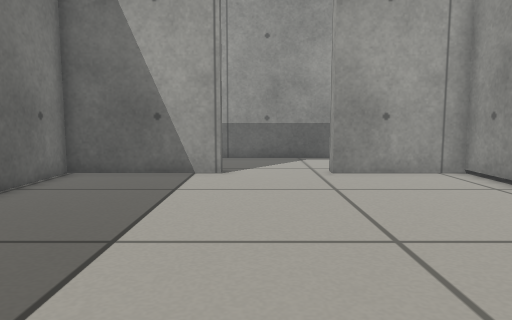
View 1 (above)

14 first-person views from a walk through a world built for the Gazebo simulator. The camera is 0.42 m above the floor, tilts 6° down and sees 70° across. The floor is counted in squares, 0.25 m on a side. Each view is taken from the middle of a square. On the plan, view 1 faces up. The plan holds only what a view shows up to about 17 squares ahead; the rest is blank.

View 2
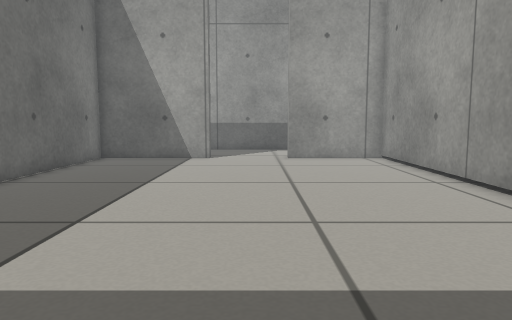

View 3
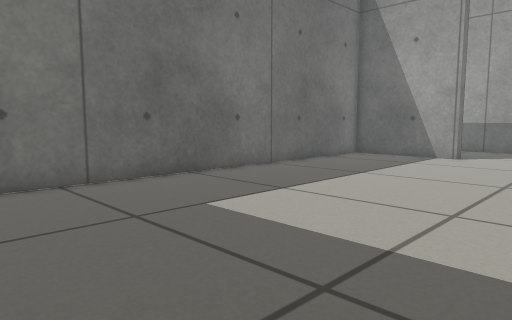

View 4
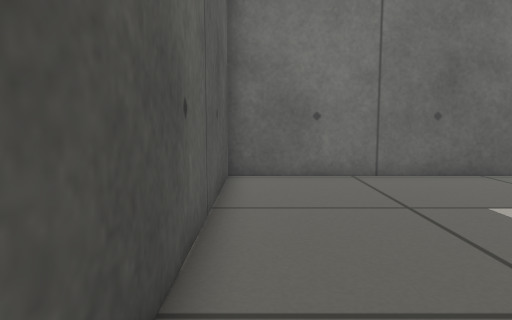

View 5
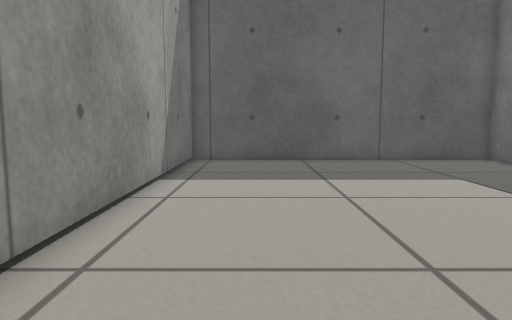

View 6
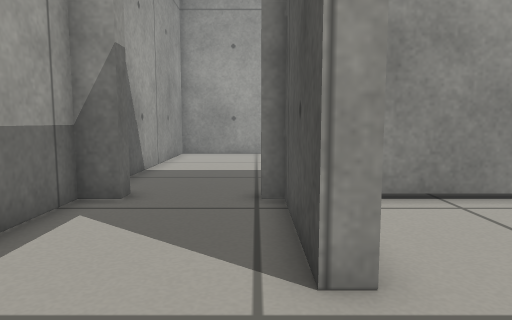

View 7
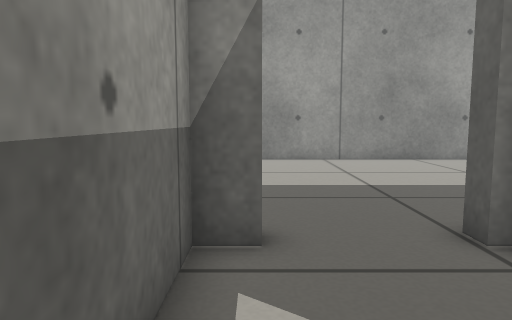

View 8
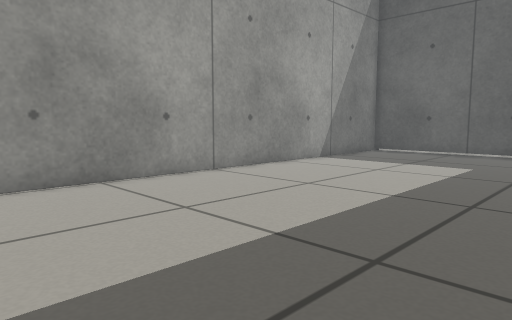

View 9
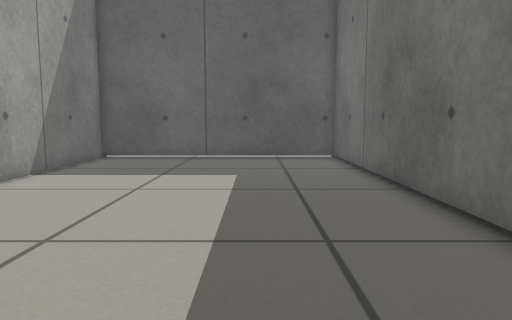

View 10
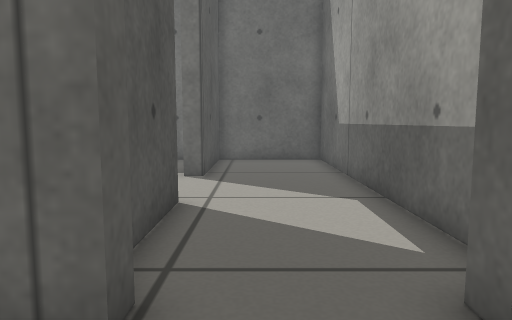

View 11
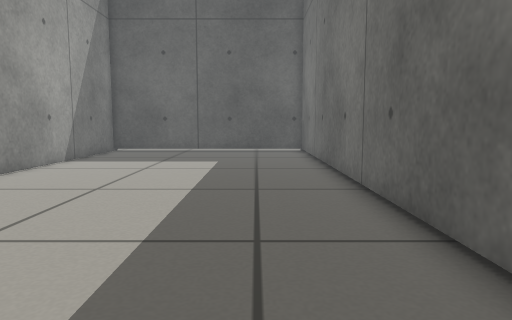

View 12
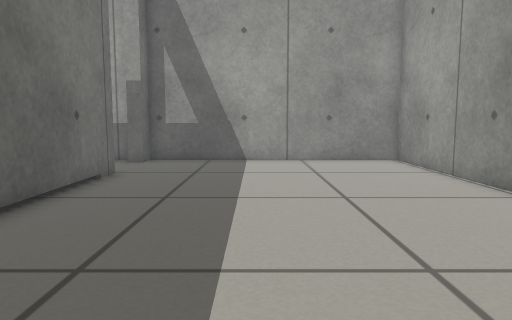

View 13
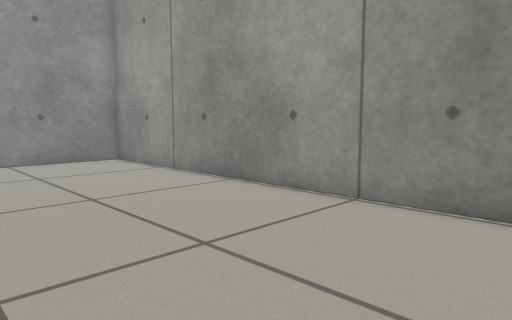

View 14
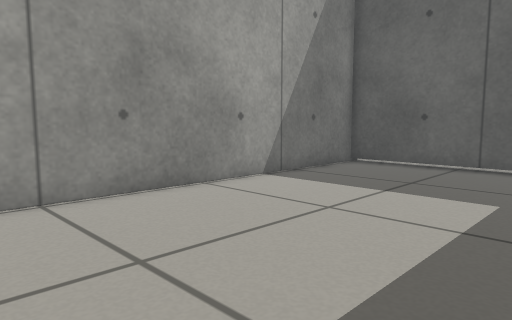

### Floor plan
Ten units are one square. View 1 is at (0, 0); x grows to the right and y downward. Boxes are objects, and circles mark ways between rooms. Rooms are numbered by the first view taken in them; rooms with no view inside come last. Other rooms are left out.
<svg viewBox="-66 -174 252 248">
<path fill="none" stroke="#000" d="M-11 -118 -61 -118 -61 69 68 69 68 -118 25 -118M25 -124 68 -124 68 -129M68 -159 68 -169 -61 -169 -61 -124 -11 -124M74 -129 74 69 181 69 181 -169 74 -169 74 -159"/>
<circle cx="5" cy="-120" r="3" fill="#2a7"/>
<circle cx="70" cy="-145" r="3" fill="#2a7"/>
<text x="0" y="-30">1</text>
<text x="0" y="-150">2</text>
<text x="120" y="-50">3</text>
</svg>
Room 1 opens to room 2. Room 2 opens to room 3.

Where each view was taken, in squares from view 1:
view 1: 0 up, 0 right, facing up
view 2: 5 down, 1 right, facing up
view 3: 6 down, 4 right, facing up-left
view 4: 6 down, 5 right, facing left
view 5: 9 up, 4 right, facing down
view 6: 13 up, 1 left, facing right
view 7: 16 up, 2 right, facing right
view 8: 13 up, 8 right, facing down-right
view 9: 10 up, 11 right, facing down
view 10: 14 up, 10 right, facing left
view 11: 14 up, 10 right, facing down
view 12: 1 up, 12 right, facing up
view 13: 1 up, 11 right, facing up-right
view 14: 7 up, 10 right, facing down-right
